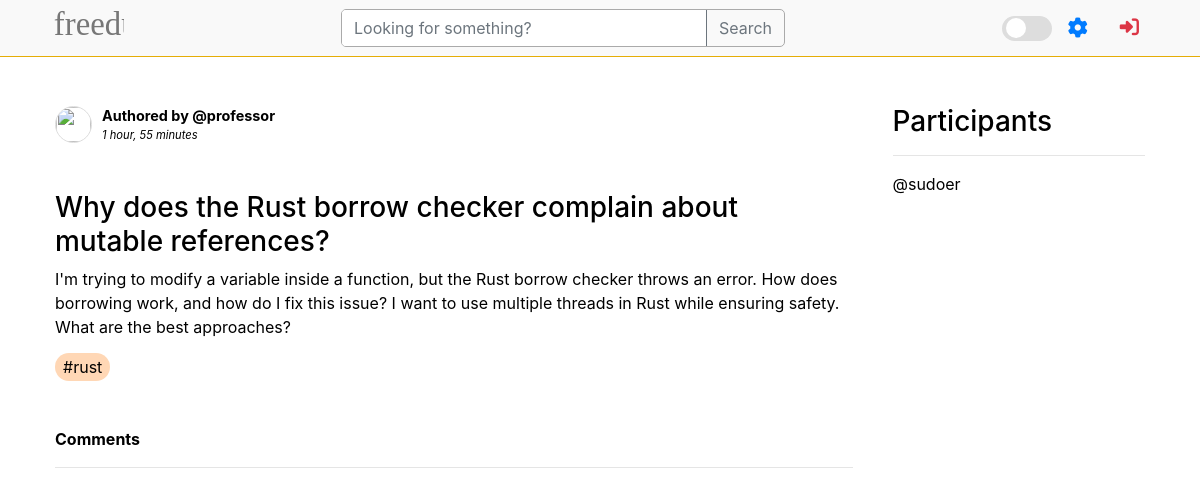
Screenshot of /room/7/ with the database file from the repository.
### base/models.py (models this page shows, shortened)
class Room(models.Model):
    host = models.ForeignKey(User, on_delete=models.SET_NULL, null=True)
    topic = models.ForeignKey(Topic, on_delete=models.SET_NULL, null=True)
    name = models.CharField(max_length=200)
    description = models.TextField(null=True, blank=True)
    participants = models.ManyToManyField(
        User, related_name='participants', blank=True)
    updated = models.DateTimeField(auto_now=True)
    created = models.DateTimeField(auto_now_add=True)
    class Meta:
        ordering = ['-updated', '-created']

class User(AbstractUser):
    name = models.CharField(max_length=50, null=True)
    email = models.EmailField(max_length=50, null=True, unique=True)
    bio = models.TextField(max_length=250, null=True)
    avatar = models.ImageField(null=True, default='defaults/profile.png')
    USERNAME_FIELD = 'email'
    REQUIRED_FIELDS = []

class Topic(models.Model):
    name = models.CharField(max_length=200)
    def __str__(self):
        return self.name

### base/views.py (the view, shortened to what this page needs)
# urls.py: path('room/<str:pk>/', views.room, name='room'),
def room(request, pk):
    room = Room.objects.get(id=pk)
    room_messages = room.message_set.all()
    participants = room.participants.all()
    context = {
        'room': room, 'room_messages': room_messages, 'participants': participants
    }
    return render(request, 'base/room.html', context)

### base/templates/base/room.html (shortened to what this page needs)
{% extends "main.html" %} {% block content %}
{% load icons %}
{% load static %}
<div class="room-container container mt-5" style="position: relative">
    <div style="padding: 0 10px">
        <div class="mb-5 d-flex user-mgt" style="justify-content: space-between">
            <div class="d-flex" style="gap: 10px;align-items: end;">
                <div
                    class="border boder-1"
                    style="
                        border-radius: 50%;
                        overflow: hidden;
                        object-fit: contain;
                        height: fit-content;
                        border-color: var(--card-border-color) !important;
                    "
                >
                    <img
                        src="{{request.user.avatar.url}}"
                        alt=""
                        style="width: 35px !important; height: 35px !important"
                        srcset=""
                        class=""
                    />
                </div>
                <div class="d-flex flex-column">
                    <span style="font-size: .9em; font-weight: bold;">Authored by @{{ room.host.username }}</span>
                    <p class="m-0 p-0" style="font-size: .7em; font-style: italic;">{{ room.created|timesince}}</p>
                </div>
            </div>
        </div>
        <h3>{{room.name}}</h3>
        <p>{{room.description}}</p>
        <span
            class="px-2 py-1"
            style="background-color: var(--tag-color); border-radius: 20px"
            >#{{room.topic}}</span
        >
        <div class="comment-wrapper mt-5">
            <span class="" style="font-weight: bold">Comments</span>
            <hr>
        </div>
    </div>
    <div style="padding: 0 10px" class="participants">
        <h3>Participants</h3>
        <hr>
        {% for user in participants %}
        <div>
            <p>@{{user.username}}</p>
        </div>
        {% endfor %}
    </div>
</div>
{% endblock content %}

### static/css/main.css (style rules this page uses)
html { scroll-behavior: smooth;scrollbar-width: none !important; }
body { background-color: white !important; }

### templates/main.html (style rules this page uses)
:root { --bg-color: #ffffff; --text-color: #000000; --toggle-bg: #ddd; --toggle-circle: #fff; --card-color: #fff; --card-border-color: #ddd; --nav-bar: #f9f9f9; --search-color: #fff; --search-border: #aaa; --feed-description: #444; --comment-box: #fff; --comment-box-text: #444; --tag-color: #ffd7b5; }
body { background-color: var(--bg-color); color: var(--text-color); transition: background-color 0.3s, color 0.3s; }

### base/templates/base/room.html (style rules this page uses)
.room-container { display: block }
.participants { display: none; }
.user-mgt { flex-direction: column; gap: 10px; }
@media screen and (min-width: 768px) { .room-container { display: grid; grid-template-columns: 3fr 1fr; gap: 20px; } }
@media screen and (min-width: 768px) { .participants { display: block; } }
@media screen and (min-width: 768px) { .user-mgt { flex-direction: row; } }

### rows the page displays
Room: host.username "professor", created "1 hour, 55 minutes", name "Why does the Rust borrow checker complain about mutable references?", description "I'm trying to modify a variable inside a function, but the Rust borrow checker throws an error. How does borrowing work, and how do I fix this issue? I want to use multiple threads in Rust while ensuring safety. What are the best approaches?", topic "rust"
User: username "sudoer"
